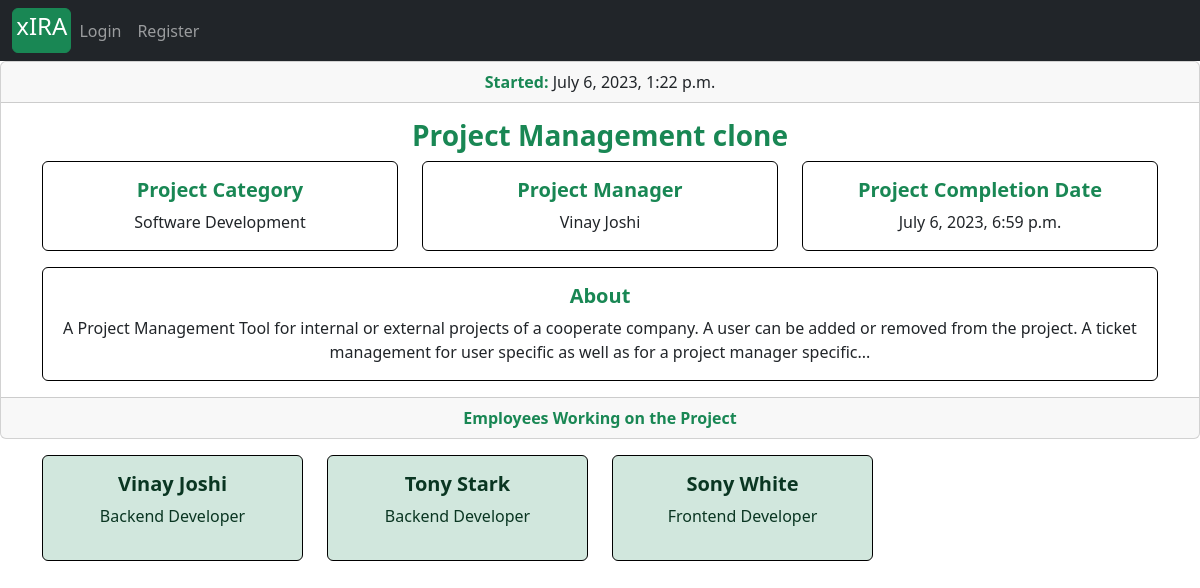
Page /project/project_detail/32/ on the earlier database version.
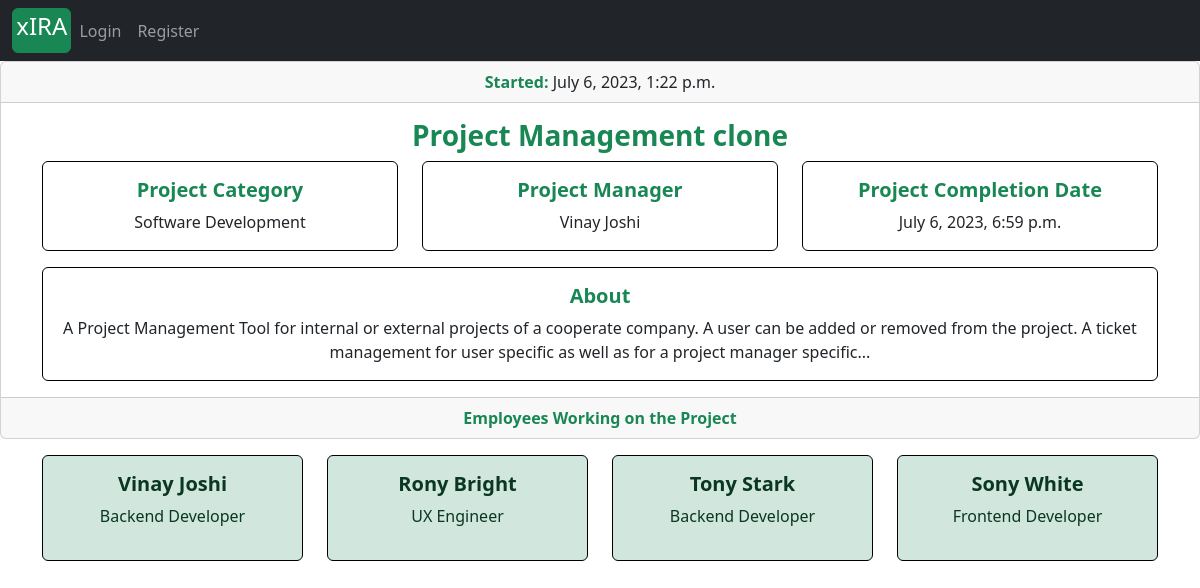
Same page on the later database version.
### accounts/models.py (models this page shows, shortened)
class Account(AbstractBaseUser):
    first_name           = models.CharField(max_length=50)
    last_name            = models.CharField(max_length=50)
    work_email           = models.EmailField(max_length=100, unique=True)
    contact_number       = models.CharField(max_length=50)
    work_profile         = models.CharField(max_length=30, choices=choices)
    date_joined     = models.DateTimeField(auto_now_add=True)
    last_login      = models.DateTimeField(auto_now_add=True)
    is_admin        = models.BooleanField(default=False)
    is_staff        = models.BooleanField(default=False)
    is_active        = models.BooleanField(default=False)
    is_superadmin        = models.BooleanField(default=False)
    USERNAME_FIELD = 'work_email'
    REQUIRED_FIELDS = ['first_name', 'last_name']
    objects = MyAccountManager()
    def __str__(self):
        return f'{self.first_name} {self.last_name}'

### projects/views.py (the view)
# urls.py: path('project_detail/<int:project_id>/', views.project_detail, name='project_detail'),
def project_detail(request, project_id):
    project = get_object_or_404(Project, id=project_id)
    context = {
        'project': project
    }
    return render(request, 'project_detail.html', context)

### projects/context_processors.py (called while the page is built)
def create_project_form(request):
    form = ProjectCreationForm()
    context = {
        'project_creation_form': form
    }
    return context

### templates/project_detail.html
{% extends 'base.html' %}
{% block content %}
<div class="card text-center"  >
  <div class="card-header">
     <strong class="text-success">Started:</strong> {{project.start_date}}
  </div>
  <div class="card-body">
    <h3 class="card-title text-success"><strong>{{project.project_name}}</strong></h3>
        <div class="container">
            <div class="row">
              <div class="col-sm-4" style="">
              <div class="card"  style="border: 1px solid black;">
                <div class="card-body">
                  <h5 class="card-title text-success"><strong>Project Category</strong></h5>
                  {{project.project_category}}
                </div>
              </div>
          </div>
          <div class="col-sm-4" style="">
              <div class="card"  style="border: 1px solid black;">
                <div class="card-body">
                  <h5 class="card-title text-success"><strong>Project Manager</strong></h5>
                    {{project.project_manager.project_manager}}
                </div>
              </div>
          </div>
          <div class="col-sm-4" style="">
              <div class="card"  style="border: 1px solid black;">
                <div class="card-body">
                  <h5 class="card-title text-success"><strong>Project Completion Date</strong></h5>
                    {{project.estimated_end_date}}
                </div>
              </div>
          </div>
      </div>
    </div>
    <div class="container mt-3">
        <div class="row">
          <div class="col-sm-12" style="">
              <div class="card" style="border: 1px solid black;">
                <div class="card-body">
                  <h5 class="card-title text-success"><strong>About</strong></h5>
                  {{project.project_description}}
                </div>
              </div>
          </div>
      </div>
    </div>
  </div>
  <div class="card-footer text-muted">
      <strong class="text-success">Employees Working on the Project</strong>
  </div>
</div>
<div class="container mt-3">
        <div class="row">
        {% for employee in project.assignees.all %}
            <div class="col-sm-3" style="">
              <div class="alert alert-success" role="alert" style="border: 1px solid black;">
                  <h5 class="alert-heading text-center"><strong>{{employee}}</strong></h5>
                  <p class="text-center">{{employee.work_profile}}</p>
                </div>
          </div>
        {% endfor %}
        </div>
</div>
{% endblock %}

Differences in the rows shown:
now on this page (row edited): Account: first_name+last_name "Rony Bright", work_profile "UX Engineer"
